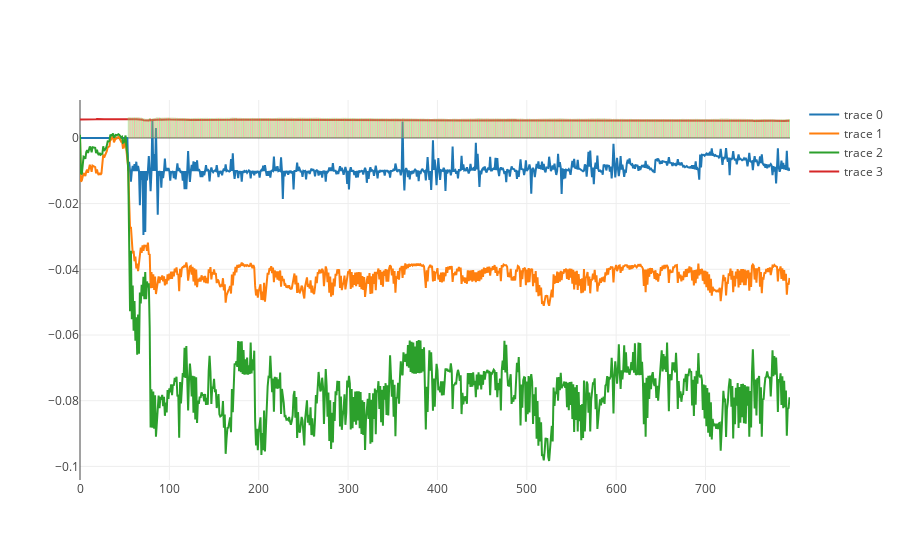

The notebook cell this image was saved under:
### Code cell
yd = run['open']**10
data = [
    go.Scatter(
        x=list(range(0, len(run))),
        y=run['reward'],
    ),
    go.Scatter(
        x=list(range(0, len(run))),
        y=run['trade_act_values'],
    ),
    go.Scatter(
        x=list(range(0, len(run))),
        y=run['hold_act_values'],
    ),
    go.Scatter(
        x=list(range(0, len(run))),
        y=yd,
    )
]
s = []
for e, i in enumerate(run['action']):
    if i == 0 and run['swap'].iloc[e] == 1:
        s += [{
            'type': 'line',
            'x0': e,
            'y0': 0,
            'x1': e,
            'y1': yd.iloc[e]*1.1,
            'opacity': 0.5,
            'line': {
                'color': 'rgb(100, 255, 100)',
                'width': 1,
            }
        }]
    elif i == 0 and run['swap'].iloc[e] == 0:
        s += [{
            'type': 'line',
            'x0': e,
            'y0': 0,
            'x1': e,
            'y1': yd.iloc[e]*1.1,
            'opacity': 0.5,
            'line': {
                'color': 'rgb(255, 100, 100)',
                'width': 1,
            }
        }]
layout = {
    'shapes': s
    }
py.iplot({'data': data, 'layout': layout})
